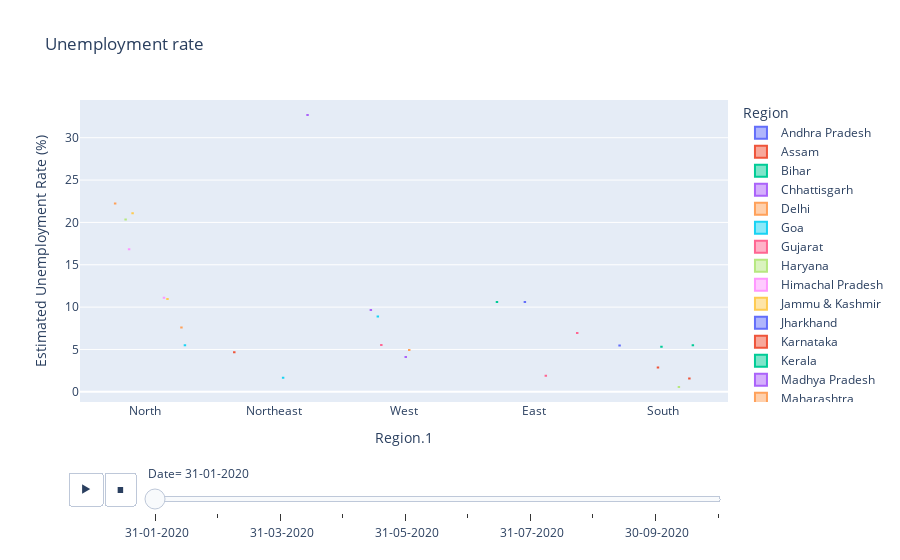

The notebook cell saved with this chart:
### Markdown cell above
## Analyzing Data By Boxplot

### Code cell
fg = px.box(df,x='Region.1',y=' Estimated Unemployment Rate (%)',color='Region',title='Unemployment rate',animation_frame=' Date',template='plotly')
fg.update_layout(xaxis={'categoryorder':'total descending'})
fg.show()

### Figure 1 — Plotly figure (JSON) as saved in the notebook; plotly's stock layout.template omitted (floating-point values rounded to 4 significant figures)
{"data": [{"alignmentgroup": "True", "hovertemplate": "Region=Andhra Pradesh<br> Date= 31-01-2020<br>Region.1=%{x}<br> Estimated Unemployment Rate (%)=%{y}<extra></extra>", "legendgroup": "Andhra Pradesh", "marker": {"color": "#636efa"}, "name": "Andhra Pradesh", "notched": false, "offsetgroup": "Andhra Pradesh", "orientation": "v", "showlegend": true, "type": "box", "x": ["South"], "x0": " ", "xaxis": "x", "y": [5.48], "y0": " ", "yaxis": "y"}, {"alignmentgroup": "True", "hovertemplate": "Region=Assam<br> Date= 31-01-2020<br>Region.1=%{x}<br> Estimated Unemployment Rate (%)=%{y}<extra></extra>", "legendgroup": "Assam", "marker": {"color": "#EF553B"}, "name": "Assam", "notched": false, "offsetgroup": "Assam", "orientation": "v", "showlegend": true, "type": "box", "x": ["Northeast"], "x0": " ", "xaxis": "x", "y": [4.66], "y0": " ", "yaxis": "y"}, {"alignmentgroup": "True", "hovertemplate": "Region=Bihar<br> Date= 31-01-2020<br>Region.1=%{x}<br> Estimated Unemployment Rate (%)=%{y}<extra></extra>", "legendgroup": "Bihar", "marker": {"color": "#00cc96"}, "name": "Bihar", "notched": false, "offsetgroup": "Bihar", "orientation": "v", "showlegend": true, "type": "box", "x": ["East"], "x0": " ", "xaxis": "x", "y": [10.61], "y0": " ", "yaxis": "y"}, {"alignmentgroup": "True", "hovertemplate": "Region=Chhattisgarh<br> Date= 31-01-2020<br>Region.1=%{x}<br> Estimated Unemployment Rate (%)=%{y}<extra></extra>", "legendgroup": "Chhattisgarh", "marker": {"color": "#ab63fa"}, "name": "Chhattisgarh", "notched": false, "offsetgroup": "Chhattisgarh", "orientation": "v", "showlegend": true, "type": "box", "x": ["West"], "x0": " ", "xaxis": "x", "y": [9.65], "y0": " ", "yaxis": "y"}, {"alignmentgroup": "True", "hovertemplate": "Region=Delhi<br> Date= 31-01-2020<br>Region.1=%{x}<br> Estimated Unemployment Rate (%)=%{y}<extra></extra>", "legendgroup": "Delhi", "marker": {"color": "#FFA15A"}, "name": "Delhi", "notched": false, "offsetgroup": "Delhi", "orientation": "v", "showlegend": true, "type": "box", "x": ["North"], "x0": " ", "xaxis": "x", "y": [22.23], "y0": " ", "yaxis": "y"}, {"alignmentgroup": "True", "hovertemplate": "Region=Goa<br> Date= 31-01-2020<br>Region.1=%{x}<br> Estimated Unemployment Rate (%)=%{y}<extra></extra>", "legendgroup": "Goa", "marker": {"color": "#19d3f3"}, "name": "Goa", "notched": false, "offsetgroup": "Goa", "orientation": "v", "showlegend": true, "type": "box", "x": ["West"], "x0": " ", "xaxis": "x", "y": [8.89], "y0": " ", "yaxis": "y"}, {"alignmentgroup": "True", "hovertemplate": "Region=Gujarat<br> Date= 31-01-2020<br>Region.1=%{x}<br> Estimated Unemployment Rate (%)=%{y}<extra></extra>", "legendgroup": "Gujarat", "marker": {"color": "#FF6692"}, "name": "Gujarat", "notched": false, "offsetgroup": "Gujarat", "orientation": "v", "showlegend": true, "type": "box", "x": ["West"], "x0": " ", "xaxis": "x", "y": [5.54], "y0": " ", "yaxis": "y"}, {"alignmentgroup": "True", "hovertemplate": "Region=Haryana<br> Date= 31-01-2020<br>Region.1=%{x}<br> Estimated Unemployment Rate (%)=%{y}<extra></extra>", "legendgroup": "Haryana", "marker": {"color": "#B6E880"}, "name": "Haryana", "notched": false, "offsetgroup": "Haryana", "orientation": "v", "showlegend": true, "type": "box", "x": ["North"], "x0": " ", "xaxis": "x", "y": [20.34], "y0": " ", "yaxis": "y"}, {"alignmentgroup": "True", "hovertemplate": "Region=Himachal Pradesh<br> Date= 31-01-2020<br>Region.1=%{x}<br> Estimated Unemployment Rate (%)=%{y}<extra></extra>", "legendgroup": "Himachal Pradesh", "marker": {"color": "#FF97FF"}, "name": "Himachal Pradesh", "notched": false, "offsetgroup": "Himachal Pradesh", "orientation": "v", "showlegend": true, "type": "box", "x": ["North"], "x0": " ", "xaxis": "x", "y": [16.83], "y0": " ", "yaxis": "y"}, {"alignmentgroup": "True", "hovertemplate": "Region=Jammu & Kashmir<br> Date= 31-01-2020<br>Region.1=%{x}<br> Estimated Unemployment Rate (%)=%{y}<extra></extra>", "legendgroup": "Jammu & Kashmir", "marker": {"color": "#FECB52"}, "name": "Jammu & Kashmir", "notched": false, "offsetgroup": "Jammu & Kashmir", "orientation": "v", "showlegend": true, "type": "box", "x": ["North"], "x0": " ", "xaxis": "x", "y": [21.08], "y0": " ", "yaxis": "y"}, {"alignmentgroup": "True", "hovertemplate": "Region=Jharkhand<br> Date= 31-01-2020<br>Region.1=%{x}<br> Estimated Unemployment Rate (%)=%{y}<extra></extra>", "legendgroup": "Jharkhand", "marker": {"color": "#636efa"}, "name": "Jharkhand", "notched": false, "offsetgroup": "Jharkhand", "orientation": "v", "showlegend": true, "type": "box", "x": ["East"], "x0": " ", "xaxis": "x", "y": [10.61], "y0": " ", "yaxis": "y"}, {"alignmentgroup": "True", "hovertemplate": "Region=Karnataka<br> Date= 31-01-2020<br>Region.1=%{x}<br> Estimated Unemployment Rate (%)=%{y}<extra></extra>", "legendgroup": "Karnataka", "marker": {"color": "#EF553B"}, "name": "Karnataka", "notched": false, "offsetgroup": "Karnataka", "orientation": "v", "showlegend": true, "type": "box", "x": ["South"], "x0": " ", "xaxis": "x", "y": [2.86], "y0": " ", "yaxis": "y"}, {"alignmentgroup": "True", "hovertemplate": "Region=Kerala<br> Date= 31-01-2020<br>Region.1=%{x}<br> Estimated Unemployment Rate (%)=%{y}<extra></extra>", "legendgroup": "Kerala", "marker": {"color": "#00cc96"}, "name": "Kerala", "notched": false, "offsetgroup": "Kerala", "orientation": "v", "showlegend": true, "type": "box", "x": ["South"], "x0": " ", "xaxis": "x", "y": [5.31], "y0": " ", "yaxis": "y"}, {"alignmentgroup": "True", "hovertemplate": "Region=Madhya Pradesh<br> Date= 31-01-2020<br>Region.1=%{x}<br> Estimated Unemployment Rate (%)=%{y}<extra></extra>", "legendgroup": "Madhya Pradesh", "marker": {"color": "#ab63fa"}, "name": "Madhya Pradesh", "notched": false, "offsetgroup": "Madhya Pradesh", "orientation": "v", "showlegend": true, "type": "box", "x": ["West"], "x0": " ", "xaxis": "x", "y": [4.11], "y0": " ", "yaxis": "y"}, {"alignmentgroup": "True", "hovertemplate": "Region=Maharashtra<br> Date= 31-01-2020<br>Region.1=%{x}<br> Estimated Unemployment Rate (%)=%{y}<extra></extra>", "legendgroup": "Maharashtra", "marker": {"color": "#FFA15A"}, "name": "Maharashtra", "notched": false, "offsetgroup": "Maharashtra", "orientation": "v", "showlegend": true, "type": "box", "x": ["West"], "x0": " ", "xaxis": "x", "y": [4.95], "y0": " ", "yaxis": "y"}, {"alignmentgroup": "True", "hovertemplate": "Region=Meghalaya<br> Date= 31-01-2020<br>Region.1=%{x}<br> Estimated Unemployment Rate (%)=%{y}<extra></extra>", "legendgroup": "Meghalaya", "marker": {"color": "#19d3f3"}, "name": "Meghalaya", "notched": false, "offsetgroup": "Meghalaya", "orientation": "v", "showlegend": true, "type": "box", "x": ["Northeast"], "x0": " ", "xaxis": "x", "y": [1.66], "y0": " ", "yaxis": "y"}, {"alignmentgroup": "True", "hovertemplate": "Region=Odisha<br> Date= 31-01-2020<br>Region.1=%{x}<br> Estimated Unemployment Rate (%)=%{y}<extra></extra>", "legendgroup": "Odisha", "marker": {"color": "#FF6692"}, "name": "Odisha", "notched": false, "offsetgroup": "Odisha", "orientation": "v", "showlegend": true, "type": "box", "x": ["East"], "x0": " ", "xaxis": "x", "y": [1.9], "y0": " ", "yaxis": "y"}, {"alignmentgroup": "True", "hovertemplate": "Region=Puducherry<br> Date= 31-01-2020<br>Region.1=%{x}<br> Estimated Unemployment Rate (%)=%{y}<extra></extra>", "legendgroup": "Puducherry", "marker": {"color": "#B6E880"}, "name": "Puducherry", "notched": false, "offsetgroup": "Puducherry", "orientation": "v", "showlegend": true, "type": "box", "x": ["South"], "x0": " ", "xaxis": "x", "y": [0.58], "y0": " ", "yaxis": "y"}, {"alignmentgroup": "True", "hovertemplate": "Region=Punjab<br> Date= 31-01-2020<br>Region.1=%{x}<br> Estimated Unemployment Rate (%)=%{y}<extra></extra>", "legendgroup": "Punjab", "marker": {"color": "#FF97FF"}, "name": "Punjab", "notched": false, "offsetgroup": "Punjab", "orientation": "v", "showlegend": true, "type": "box", "x": ["North"], "x0": " ", "xaxis": "x", "y": [11.11], "y0": " ", "yaxis": "y"}, {"alignmentgroup": "True", "hovertemplate": "Region=Rajasthan<br> Date= 31-01-2020<br>Region.1=%{x}<br> Estimated Unemployment Rate (%)=%{y}<extra></extra>", "legendgroup": "Rajasthan", "marker": {"color": "#FECB52"}, "name": "Rajasthan", "notched": false, "offsetgroup": "Rajasthan", "orientation": "v", "showlegend": true, "type": "box", "x": ["North"], "x0": " ", "xaxis": "x", "y": [10.97], "y0": " ", "yaxis": "y"}, {"alignmentgroup": "True", "hovertemplate": "Region=Tamil Nadu<br> Date= 31-01-2020<br>Region.1=%{x}<br> Estimated Unemployment Rate (%)=%{y}<extra></extra>", "legendgroup": "Tamil Nadu", "marker": {"color": "#EF553B"}, "name": "Tamil Nadu", "notched": false, "offsetgroup": "Tamil Nadu", "orientation": "v", "showlegend": true, "type": "box", "x": ["South"], "x0": " ", "xaxis": "x", "y": [1.57], "y0": " ", "yaxis": "y"}, {"alignmentgroup": "True", "hovertemplate": "Region=Telangana<br> Date= 31-01-2020<br>Region.1=%{x}<br> Estimated Unemployment Rate (%)=%{y}<extra></extra>", "legendgroup": "Telangana", "marker": {"color": "#00cc96"}, "name": "Telangana", "notched": false, "offsetgroup": "Telangana", "orientation": "v", "showlegend": true, "type": "box", "x": ["South"], "x0": " ", "xaxis": "x", "y": [5.49], "y0": " ", "yaxis": "y"}, {"alignmentgroup": "True", "hovertemplate": "Region=Tripura<br> Date= 31-01-2020<br>Region.1=%{x}<br> Estimated Unemployment Rate (%)=%{y}<extra></extra>", "legendgroup": "Tripura", "marker": {"color": "#ab63fa"}, "name": "Tripura", "notched": false, "offsetgroup": "Tripura", "orientation": "v", "showlegend": true, "type": "box", "x": ["Northeast"], "x0": " ", "xaxis": "x", "y": [32.67], "y0": " ", "yaxis": "y"}, {"alignmentgroup": "True", "hovertemplate": "Region=Uttar Pradesh<br> Date= 31-01-2020<br>Region.1=%{x}<br> Estimated Unemployment Rate (%)=%{y}<extra></extra>", "legendgroup": "Uttar Pradesh", "marker": {"color": "#FFA15A"}, "name": "Uttar Pradesh", "notched": false, "offsetgroup": "Uttar Pradesh", "orientation": "v", "showlegend": true, "type": "box", "x": ["North"], "x0": " ", "xaxis": "x", "y": [7.58], "y0": " ", "yaxis": "y"}, {"alignmentgroup": "True", "hovertemplate": "Region=Uttarakhand<br> Date= 31-01-2020<br>Region.1=%{x}<br> Estimated Unemployment Rate (%)=%{y}<extra></extra>", "legendgroup": "Uttarakhand", "marker": {"color": "#19d3f3"}, "name": "Uttarakhand", "notched": false, "offsetgroup": "Uttarakhand", "orientation": "v", "showlegend": true, "type": "box", "x": ["North"], "x0": " ", "xaxis": "x", "y": [5.49], "y0": " ", "yaxis": "y"}, {"alignmentgroup": "True", "hovertemplate": "Region=West Bengal<br> Date= 31-01-2020<br>Region.1=%{x}<br> Estimated Unemployment Rate (%)=%{y}<extra></extra>", "legendgroup": "West Bengal", "marker": {"color": "#FF6692"}, "name": "West Bengal", "notched": false, "offsetgroup": "West Bengal", "orientation": "v", "showlegend": true, "type": "box", "x": ["East"], "x0": " ", "xaxis": "x", "y": [6.94], "y0": " ", "yaxis": "y"}], "layout": {"autosize": true, "boxmode": "group", "legend": {"title": {"text": "Region"}, "tracegroupgap": 0}, "sliders": [{"active": 0, "currentvalue": {"prefix": " Date="}, "len": 0.9, "pad": {"b": 10, "t": 60}, "steps": [{"args": [[" 31-01-2020"], {"frame": {"duration": 0, "redraw": true}, "fromcurrent": true, "mode": "immediate", "transition": {"duration": 0, "easing": "linear"}}], "label": " 31-01-2020", "method": "animate"}, {"args": [[" 29-02-2020"], {"frame": {"duration": 0, "redraw": true}, "fromcurrent": true, "mode": "immediate", "transition": {"duration": 0, "easing": "linear"}}], "label": " 29-02-2020", "method": "animate"}, {"args": [[" 31-03-2020"], {"frame": {"duration": 0, "redraw": true}, "fromcurrent": true, "mode": "immediate", "transition": {"duration": 0, "easing": "linear"}}], "label": " 31-03-2020", "method": "animate"}, {"args": [[" 30-04-2020"], {"frame": {"duration": 0, "redraw": true}, "fromcurrent": true, "mode": "immediate", "transition": {"duration": 0, "easing": "linear"}}], "label": " 30-04-2020", "method": "animate"}, {"args": [[" 31-05-2020"], {"frame": {"duration": 0, "redraw": true}, "fromcurrent": true, "mode": "immediate", "transition": {"duration": 0, "easing": "linear"}}], "label": " 31-05-2020", "method": "animate"}, {"args": [[" 30-06-2020"], {"frame": {"duration": 0, "redraw": true}, "fromcurrent": true, "mode": "immediate", "transition": {"duration": 0, "easing": "linear"}}], "label": " 30-06-2020", "method": "animate"}, {"args": [[" 31-07-2020"], {"frame": {"duration": 0, "redraw": true}, "fromcurrent": true, "mode": "immediate", "transition": {"duration": 0, "easing": "linear"}}], "label": " 31-07-2020", "method": "animate"}, {"args": [[" 31-08-2020"], {"frame": {"duration": 0, "redraw": true}, "fromcurrent": true, "mode": "immediate", "transition": {"duration": 0, "easing": "linear"}}], "label": " 31-08-2020", "method": "animate"}, {"args": [[" 30-09-2020"], {"frame": {"duration": 0, "redraw": true}, "fromcurrent": true, "mode": "immediate", "transition": {"duration": 0, "easing": "linear"}}], "label": " 30-09-2020", "method": "animate"}, {"args": [[" 31-10-2020"], {"frame": {"duration": 0, "redraw": true}, "fromcurrent": true, "mode": "immediate", "transition": {"duration": 0, "easing": "linear"}}], "label": " 31-10-2020", "method": "animate"}], "x": 0.1, "xanchor": "left", "y": 0, "yanchor": "top"}], "title": {"text": "Unemployment rate"}, "updatemenus": [{"buttons": [{"args": [null, {"frame": {"duration": 500, "redraw": true}, "fromcurrent": true, "mode": "immediate", "transition": {"duration": 500, "easing": "linear"}}], "label": "&#9654;", "method": "animate"}, {"args": [[null], {"frame": {"duration": 0, "redraw": true}, "fromcurrent": true, "mode": "immediate", "transition": {"duration": 0, "easing": "linear"}}], "label": "&#9724;", "method": "animate"}], "direction": "left", "pad": {"r": 10, "t": 70}, "showactive": false, "type": "buttons", "x": 0.1, "xanchor": "right", "y": 0, "yanchor": "top"}], "xaxis": {"anchor": "y", "autorange": true, "categoryorder": "total descending", "domain": [0, 1], "range": [-0.5, 4.5], "title": {"text": "Region.1"}, "type": "category"}, "yaxis": {"anchor": "x", "autorange": true, "domain": [0, 1], "range": [-1.203, 34.45], "title": {"text": " Estimated Unemployment Rate (%)"}, "type": "linear"}}}
